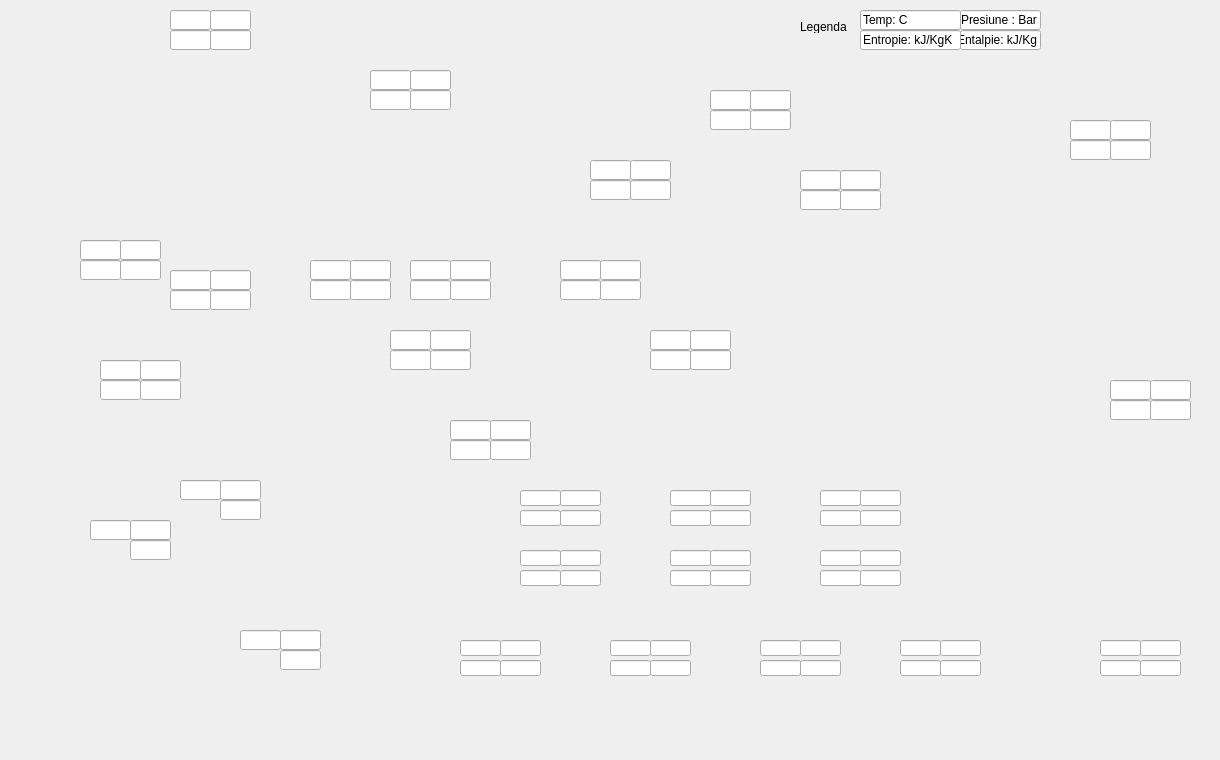
    <widget class="QWidget" name="tab_7">
     <attribute name="title">
      <string>D.A.T.</string>
     </attribute>
     <widget class="QLabel" name="label_81">
      <property name="geometry">
       <rect>
        <x>-10</x>
        <y>0</y>
        <width>1211</width>
        <height>751</height>
       </rect>
      </property>
      <property name="maximumSize">
       <size>
        <width>1261</width>
        <height>885</height>
       </size>
      </property>
      <property name="text">
       <string/>
      </property>
      <property name="pixmap">
       <pixmap>C:/Users/zabol/Desktop/Schema-4-1-Designer.1.jpg</pixmap>
      </property>
      <property name="scaledContents">
       <bool>true</bool>
      </property>
      <property name="wordWrap">
       <bool>false</bool>
      </property>
      <property name="openExternalLinks">
       <bool>false</bool>
      </property>
     </widget>
     <widget class="QLineEdit" name="lineEdit_18">
      <property name="geometry">
       <rect>
        <x>220</x>
        <y>500</y>
        <width>41</width>
        <height>20</height>
       </rect>
      </property>
     </widget>
     <widget class="QLineEdit" name="lineEdit_19">
      <property name="geometry">
       <rect>
        <x>180</x>
        <y>480</y>
        <width>41</width>
        <height>20</height>
       </rect>
      </property>
     </widget>
     <widget class="QLineEdit" name="lineEdit_21">
      <property name="geometry">
       <rect>
        <x>220</x>
        <y>480</y>
        <width>41</width>
        <height>20</height>
       </rect>
      </property>
     </widget>
     <widget class="QLineEdit" name="lineEdit_52">
      <property name="geometry">
       <rect>
        <x>1110</x>
        <y>140</y>
        <width>41</width>
        <height>20</height>
       </rect>
      </property>
     </widget>
     <widget class="QLineEdit" name="lineEdit_53">
      <property name="geometry">
       <rect>
        <x>1070</x>
        <y>140</y>
        <width>41</width>
        <height>20</height>
       </rect>
      </property>
     </widget>
     <widget class="QLineEdit" name="lineEdit_54">
      <property name="geometry">
       <rect>
        <x>1070</x>
        <y>120</y>
        <width>41</width>
        <height>20</height>
       </rect>
      </property>
     </widget>
     <widget class="QLineEdit" name="lineEdit_55">
      <property name="geometry">
       <rect>
        <x>1110</x>
        <y>120</y>
        <width>41</width>
        <height>20</height>
       </rect>
      </property>
     </widget>
     <widget class="QLineEdit" name="lineEdit_56">
      <property name="geometry">
       <rect>
        <x>840</x>
        <y>190</y>
        <width>41</width>
        <height>20</height>
       </rect>
      </property>
     </widget>
     <widget class="QLineEdit" name="lineEdit_57">
      <property name="geometry">
       <rect>
        <x>800</x>
        <y>190</y>
        <width>41</width>
        <height>20</height>
       </rect>
      </property>
     </widget>
     <widget class="QLineEdit" name="lineEdit_58">
      <property name="geometry">
       <rect>
        <x>800</x>
        <y>170</y>
        <width>41</width>
        <height>20</height>
       </rect>
      </property>
     </widget>
     <widget class="QLineEdit" name="lineEdit_59">
      <property name="geometry">
       <rect>
        <x>840</x>
        <y>170</y>
        <width>41</width>
        <height>20</height>
       </rect>
      </property>
     </widget>
     <widget class="QLineEdit" name="lineEdit_60">
      <property name="geometry">
       <rect>
        <x>1150</x>
        <y>400</y>
        <width>41</width>
        <height>20</height>
       </rect>
      </property>
     </widget>
     <widget class="QLineEdit" name="lineEdit_61">
      <property name="geometry">
       <rect>
        <x>1110</x>
        <y>400</y>
        <width>41</width>
        <height>20</height>
       </rect>
      </property>
     </widget>
     <widget class="QLineEdit" name="lineEdit_62">
      <property name="geometry">
       <rect>
        <x>1110</x>
        <y>380</y>
        <width>41</width>
        <height>20</height>
       </rect>
      </property>
     </widget>
     <widget class="QLineEdit" name="lineEdit_63">
      <property name="geometry">
       <rect>
        <x>1150</x>
        <y>380</y>
        <width>41</width>
        <height>20</height>
       </rect>
      </property>
     </widget>
     <widget class="QLineEdit" name="lineEdit_72">
      <property name="geometry">
       <rect>
        <x>750</x>
        <y>110</y>
        <width>41</width>
        <height>20</height>
       </rect>
      </property>
     </widget>
     <widget class="QLineEdit" name="lineEdit_73">
      <property name="geometry">
       <rect>
        <x>710</x>
        <y>110</y>
        <width>41</width>
        <height>20</height>
       </rect>
      </property>
     </widget>
     <widget class="QLineEdit" name="lineEdit_74">
      <property name="geometry">
       <rect>
        <x>710</x>
        <y>90</y>
        <width>41</width>
        <height>20</height>
       </rect>
      </property>
     </widget>
     <widget class="QLineEdit" name="lineEdit_75">
      <property name="geometry">
       <rect>
        <x>750</x>
        <y>90</y>
        <width>41</width>
        <height>20</height>
       </rect>
      </property>
     </widget>
     <widget class="QLineEdit" name="lineEdit_79">
      <property name="geometry">
       <rect>
        <x>690</x>
        <y>330</y>
        <width>41</width>
        <height>20</height>
       </rect>
      </property>
     </widget>
     <widget class="QLineEdit" name="lineEdit_77">
      <property name="geometry">
       <rect>
        <x>650</x>
        <y>350</y>
        <width>41</width>
        <height>20</height>
       </rect>
      </property>
     </widget>
     <widget class="QLineEdit" name="lineEdit_78">
      <property name="geometry">
       <rect>
        <x>650</x>
        <y>330</y>
        <width>41</width>
        <height>20</height>
       </rect>
      </property>
     </widget>
     <widget class="QLineEdit" name="lineEdit_76">
      <property name="geometry">
       <rect>
        <x>690</x>
        <y>350</y>
        <width>41</width>
        <height>20</height>
       </rect>
      </property>
     </widget>
     <widget class="QLineEdit" name="lineEdit_80">
      <property name="geometry">
       <rect>
        <x>630</x>
        <y>180</y>
        <width>41</width>
        <height>20</height>
       </rect>
      </property>
     </widget>
     <widget class="QLineEdit" name="lineEdit_81">
      <property name="geometry">
       <rect>
        <x>590</x>
        <y>180</y>
        <width>41</width>
        <height>20</height>
       </rect>
      </property>
     </widget>
     <widget class="QLineEdit" name="lineEdit_82">
      <property name="geometry">
       <rect>
        <x>590</x>
        <y>160</y>
        <width>41</width>
        <height>20</height>
       </rect>
      </property>
     </widget>
     <widget class="QLineEdit" name="lineEdit_83">
      <property name="geometry">
       <rect>
        <x>630</x>
        <y>160</y>
        <width>41</width>
        <height>20</height>
       </rect>
      </property>
     </widget>
     <widget class="QLineEdit" name="lineEdit_84">
      <property name="geometry">
       <rect>
        <x>600</x>
        <y>280</y>
        <width>41</width>
        <height>20</height>
       </rect>
      </property>
     </widget>
     <widget class="QLineEdit" name="lineEdit_85">
      <property name="geometry">
       <rect>
        <x>560</x>
        <y>280</y>
        <width>41</width>
        <height>20</height>
       </rect>
      </property>
     </widget>
     <widget class="QLineEdit" name="lineEdit_86">
      <property name="geometry">
       <rect>
        <x>560</x>
        <y>260</y>
        <width>41</width>
        <height>20</height>
       </rect>
      </property>
     </widget>
     <widget class="QLineEdit" name="lineEdit_87">
      <property name="geometry">
       <rect>
        <x>600</x>
        <y>260</y>
        <width>41</width>
        <height>20</height>
       </rect>
      </property>
     </widget>
     <widget class="QLineEdit" name="lineEdit_88">
      <property name="geometry">
       <rect>
        <x>120</x>
        <y>260</y>
        <width>41</width>
        <height>20</height>
       </rect>
      </property>
     </widget>
     <widget class="QLineEdit" name="lineEdit_89">
      <property name="geometry">
       <rect>
        <x>80</x>
        <y>260</y>
        <width>41</width>
        <height>20</height>
       </rect>
      </property>
     </widget>
     <widget class="QLineEdit" name="lineEdit_90">
      <property name="geometry">
       <rect>
        <x>80</x>
        <y>240</y>
        <width>41</width>
        <height>20</height>
       </rect>
      </property>
     </widget>
     <widget class="QLineEdit" name="lineEdit_91">
      <property name="geometry">
       <rect>
        <x>120</x>
        <y>240</y>
        <width>41</width>
        <height>20</height>
       </rect>
      </property>
     </widget>
     <widget class="QLineEdit" name="lineEdit_92">
      <property name="geometry">
       <rect>
        <x>450</x>
        <y>280</y>
        <width>41</width>
        <height>20</height>
       </rect>
      </property>
     </widget>
     <widget class="QLineEdit" name="lineEdit_93">
      <property name="geometry">
       <rect>
        <x>410</x>
        <y>280</y>
        <width>41</width>
        <height>20</height>
       </rect>
      </property>
     </widget>
     <widget class="QLineEdit" name="lineEdit_94">
      <property name="geometry">
       <rect>
        <x>410</x>
        <y>260</y>
        <width>41</width>
        <height>20</height>
       </rect>
      </property>
     </widget>
     <widget class="QLineEdit" name="lineEdit_95">
      <property name="geometry">
       <rect>
        <x>450</x>
        <y>260</y>
        <width>41</width>
        <height>20</height>
       </rect>
      </property>
     </widget>
     <widget class="QLineEdit" name="lineEdit_96">
      <property name="geometry">
       <rect>
        <x>350</x>
        <y>280</y>
        <width>41</width>
        <height>20</height>
       </rect>
      </property>
     </widget>
     <widget class="QLineEdit" name="lineEdit_97">
      <property name="geometry">
       <rect>
        <x>310</x>
        <y>280</y>
        <width>41</width>
        <height>20</height>
       </rect>
      </property>
     </widget>
     <widget class="QLineEdit" name="lineEdit_98">
      <property name="geometry">
       <rect>
        <x>310</x>
        <y>260</y>
        <width>41</width>
        <height>20</height>
       </rect>
      </property>
     </widget>
     <widget class="QLineEdit" name="lineEdit_99">
      <property name="geometry">
       <rect>
        <x>350</x>
        <y>260</y>
        <width>41</width>
        <height>20</height>
       </rect>
      </property>
     </widget>
     <widget class="QLineEdit" name="lineEdit_25">
      <property name="geometry">
       <rect>
        <x>280</x>
        <y>650</y>
        <width>41</width>
        <height>20</height>
       </rect>
      </property>
     </widget>
     <widget class="QLineEdit" name="lineEdit_100">
      <property name="geometry">
       <rect>
        <x>240</x>
        <y>630</y>
        <width>41</width>
        <height>20</height>
       </rect>
      </property>
     </widget>
     <widget class="QLineEdit" name="lineEdit_101">
      <property name="geometry">
       <rect>
        <x>280</x>
        <y>630</y>
        <width>41</width>
        <height>20</height>
       </rect>
      </property>
     </widget>
     <widget class="QLineEdit" name="lineEdit_22">
      <property name="geometry">
       <rect>
        <x>130</x>
        <y>520</y>
        <width>41</width>
        <height>20</height>
       </rect>
      </property>
     </widget>
     <widget class="QLineEdit" name="lineEdit_23">
      <property name="geometry">
       <rect>
        <x>130</x>
        <y>540</y>
        <width>41</width>
        <height>20</height>
       </rect>
      </property>
     </widget>
     <widget class="QLineEdit" name="lineEdit_24">
      <property name="geometry">
       <rect>
        <x>90</x>
        <y>520</y>
        <width>41</width>
        <height>20</height>
       </rect>
      </property>
     </widget>
     <widget class="QLineEdit" name="lineEdit_105">
      <property name="geometry">
       <rect>
        <x>610</x>
        <y>640</y>
        <width>41</width>
        <height>16</height>
       </rect>
      </property>
      <property name="text">
       <string/>
      </property>
     </widget>
     <widget class="QLineEdit" name="lineEdit_106">
      <property name="geometry">
       <rect>
        <x>650</x>
        <y>640</y>
        <width>41</width>
        <height>16</height>
       </rect>
      </property>
     </widget>
     <widget class="QLineEdit" name="lineEdit_107">
      <property name="geometry">
       <rect>
        <x>650</x>
        <y>660</y>
        <width>41</width>
        <height>16</height>
       </rect>
      </property>
     </widget>
     <widget class="QLineEdit" name="lineEdit_108">
      <property name="geometry">
       <rect>
        <x>610</x>
        <y>660</y>
        <width>41</width>
        <height>16</height>
       </rect>
      </property>
      <property name="font">
       <font>
        <pointsize>8</pointsize>
       </font>
      </property>
     </widget>
     <widget class="QLineEdit" name="lineEdit_109">
      <property name="geometry">
       <rect>
        <x>500</x>
        <y>640</y>
        <width>41</width>
        <height>16</height>
       </rect>
      </property>
     </widget>
     <widget class="QLineEdit" name="lineEdit_110">
      <property name="geometry">
       <rect>
        <x>460</x>
        <y>660</y>
        <width>41</width>
        <height>16</height>
       </rect>
      </property>
     </widget>
     <widget class="QLineEdit" name="lineEdit_111">
      <property name="geometry">
       <rect>
        <x>500</x>
        <y>660</y>
        <width>41</width>
        <height>16</height>
       </rect>
      </property>
     </widget>
     <widget class="QLineEdit" name="lineEdit_112">
      <property name="geometry">
       <rect>
        <x>460</x>
        <y>640</y>
        <width>41</width>
        <height>16</height>
       </rect>
      </property>
     </widget>
     <widget class="QLineEdit" name="lineEdit_113">
      <property name="geometry">
       <rect>
        <x>760</x>
        <y>660</y>
        <width>41</width>
        <height>16</height>
       </rect>
      </property>
     </widget>
     <widget class="QLineEdit" name="lineEdit_114">
      <property name="geometry">
       <rect>
        <x>760</x>
        <y>640</y>
        <width>41</width>
        <height>16</height>
       </rect>
      </property>
     </widget>
     <widget class="QLineEdit" name="lineEdit_115">
      <property name="geometry">
       <rect>
        <x>800</x>
        <y>640</y>
        <width>41</width>
        <height>16</height>
       </rect>
      </property>
     </widget>
     <widget class="QLineEdit" name="lineEdit_116">
      <property name="geometry">
       <rect>
        <x>800</x>
        <y>660</y>
        <width>41</width>
        <height>16</height>
       </rect>
      </property>
     </widget>
     <widget class="QLineEdit" name="lineEdit_117">
      <property name="geometry">
       <rect>
        <x>940</x>
        <y>640</y>
        <width>41</width>
        <height>16</height>
       </rect>
      </property>
     </widget>
     <widget class="QLineEdit" name="lineEdit_118">
      <property name="geometry">
       <rect>
        <x>900</x>
        <y>660</y>
        <width>41</width>
        <height>16</height>
       </rect>
      </property>
     </widget>
     <widget class="QLineEdit" name="lineEdit_119">
      <property name="geometry">
       <rect>
        <x>900</x>
        <y>640</y>
        <width>41</width>
        <height>16</height>
       </rect>
      </property>
     </widget>
     <widget class="QLineEdit" name="lineEdit_120">
      <property name="geometry">
       <rect>
        <x>940</x>
        <y>660</y>
        <width>41</width>
        <height>16</height>
       </rect>
      </property>
     </widget>
     <widget class="QLineEdit" name="lineEdit_121">
      <property name="geometry">
       <rect>
        <x>1140</x>
        <y>640</y>
        <width>41</width>
        <height>16</height>
       </rect>
      </property>
     </widget>
     <widget class="QLineEdit" name="lineEdit_122">
      <property name="geometry">
       <rect>
        <x>1100</x>
        <y>640</y>
        <width>41</width>
        <height>16</height>
       </rect>
      </property>
     </widget>
     <widget class="QLineEdit" name="lineEdit_123">
      <property name="geometry">
       <rect>
        <x>1140</x>
        <y>660</y>
        <width>41</width>
        <height>16</height>
       </rect>
      </property>
     </widget>
     <widget class="QLineEdit" name="lineEdit_124">
      <property name="geometry">
       <rect>
        <x>1100</x>
        <y>660</y>
        <width>41</width>
        <height>16</height>
       </rect>
      </property>
     </widget>
     <widget class="QLineEdit" name="lineEdit_125">
      <property name="geometry">
       <rect>
        <x>670</x>
        <y>550</y>
        <width>41</width>
        <height>16</height>
       </rect>
      </property>
     </widget>
     <widget class="QLineEdit" name="lineEdit_126">
      <property name="geometry">
       <rect>
        <x>710</x>
        <y>550</y>
        <width>41</width>
        <height>16</height>
       </rect>
      </property>
     </widget>
     <widget class="QLineEdit" name="lineEdit_127">
      <property name="geometry">
       <rect>
        <x>670</x>
        <y>570</y>
        <width>41</width>
        <height>16</height>
       </rect>
      </property>
     </widget>
     <widget class="QLineEdit" name="lineEdit_128">
      <property name="geometry">
       <rect>
        <x>710</x>
        <y>570</y>
        <width>41</width>
        <height>16</height>
       </rect>
      </property>
     </widget>
     <widget class="QLineEdit" name="lineEdit_129">
      <property name="geometry">
       <rect>
        <x>860</x>
        <y>550</y>
        <width>41</width>
        <height>16</height>
       </rect>
      </property>
     </widget>
     <widget class="QLineEdit" name="lineEdit_130">
      <property name="geometry">
       <rect>
        <x>820</x>
        <y>550</y>
        <width>41</width>
        <height>16</height>
       </rect>
      </property>
     </widget>
     <widget class="QLineEdit" name="lineEdit_131">
      <property name="geometry">
       <rect>
        <x>820</x>
        <y>570</y>
        <width>41</width>
        <height>16</height>
       </rect>
      </property>
     </widget>
     <widget class="QLineEdit" name="lineEdit_132">
      <property name="geometry">
       <rect>
        <x>860</x>
        <y>570</y>
        <width>41</width>
        <height>16</height>
       </rect>
      </property>
     </widget>
     <widget class="QLineEdit" name="lineEdit_133">
      <property name="geometry">
       <rect>
        <x>820</x>
        <y>510</y>
        <width>41</width>
        <height>16</height>
       </rect>
      </property>
     </widget>
     <widget class="QLineEdit" name="lineEdit_134">
      <property name="geometry">
       <rect>
        <x>820</x>
        <y>490</y>
        <width>41</width>
        <height>16</height>
       </rect>
      </property>
     </widget>
     <widget class="QLineEdit" name="lineEdit_135">
      <property name="geometry">
       <rect>
        <x>860</x>
        <y>490</y>
        <width>41</width>
        <height>16</height>
       </rect>
      </property>
     </widget>
     <widget class="QLineEdit" name="lineEdit_136">
      <property name="geometry">
       <rect>
        <x>860</x>
        <y>510</y>
        <width>41</width>
        <height>16</height>
       </rect>
      </property>
     </widget>
     <widget class="QLineEdit" name="lineEdit_137">
      <property name="geometry">
       <rect>
        <x>520</x>
        <y>550</y>
        <width>41</width>
        <height>16</height>
       </rect>
      </property>
     </widget>
     <widget class="QLineEdit" name="lineEdit_138">
      <property name="geometry">
       <rect>
        <x>520</x>
        <y>570</y>
        <width>41</width>
        <height>16</height>
       </rect>
      </property>
     </widget>
     <widget class="QLineEdit" name="lineEdit_139">
      <property name="geometry">
       <rect>
        <x>560</x>
        <y>550</y>
        <width>41</width>
        <height>16</height>
       </rect>
      </property>
     </widget>
     <widget class="QLineEdit" name="lineEdit_140">
      <property name="geometry">
       <rect>
        <x>560</x>
        <y>570</y>
        <width>41</width>
        <height>16</height>
       </rect>
      </property>
     </widget>
     <widget class="QLineEdit" name="lineEdit_141">
      <property name="geometry">
       <rect>
        <x>210</x>
        <y>290</y>
        <width>41</width>
        <height>20</height>
       </rect>
      </property>
     </widget>
     <widget class="QLineEdit" name="lineEdit_142">
      <property name="geometry">
       <rect>
        <x>210</x>
        <y>270</y>
        <width>41</width>
        <height>20</height>
       </rect>
      </property>
     </widget>
     <widget class="QLineEdit" name="lineEdit_143">
      <property name="geometry">
       <rect>
        <x>170</x>
        <y>270</y>
        <width>41</width>
        <height>20</height>
       </rect>
      </property>
     </widget>
     <widget class="QLineEdit" name="lineEdit_144">
      <property name="geometry">
       <rect>
        <x>170</x>
        <y>290</y>
        <width>41</width>
        <height>20</height>
       </rect>
      </property>
     </widget>
     <widget class="QLineEdit" name="lineEdit_145">
      <property name="geometry">
       <rect>
        <x>670</x>
        <y>490</y>
        <width>41</width>
        <height>16</height>
       </rect>
      </property>
     </widget>
     <widget class="QLineEdit" name="lineEdit_146">
      <property name="geometry">
       <rect>
        <x>710</x>
        <y>510</y>
        <width>41</width>
        <height>16</height>
       </rect>
      </property>
     </widget>
     <widget class="QLineEdit" name="lineEdit_147">
      <property name="geometry">
       <rect>
        <x>710</x>
        <y>490</y>
        <width>41</width>
        <height>16</height>
       </rect>
      </property>
     </widget>
     <widget class="QLineEdit" name="lineEdit_148">
      <property name="geometry">
       <rect>
        <x>670</x>
        <y>510</y>
        <width>41</width>
        <height>16</height>
       </rect>
      </property>
     </widget>
     <widget class="QLineEdit" name="lineEdit_149">
      <property name="geometry">
       <rect>
        <x>520</x>
        <y>490</y>
        <width>41</width>
        <height>16</height>
       </rect>
      </property>
     </widget>
     <widget class="QLineEdit" name="lineEdit_150">
      <property name="geometry">
       <rect>
        <x>560</x>
        <y>510</y>
        <width>41</width>
        <height>16</height>
       </rect>
      </property>
     </widget>
     <widget class="QLineEdit" name="lineEdit_151">
      <property name="geometry">
       <rect>
        <x>560</x>
        <y>490</y>
        <width>41</width>
        <height>16</height>
       </rect>
      </property>
     </widget>
     <widget class="QLineEdit" name="lineEdit_152">
      <property name="geometry">
       <rect>
        <x>520</x>
        <y>510</y>
        <width>41</width>
        <height>16</height>
       </rect>
      </property>
     </widget>
     <widget class="QLineEdit" name="lineEdit_102">
      <property name="geometry">
       <rect>
        <x>410</x>
        <y>90</y>
        <width>41</width>
        <height>20</height>
       </rect>
      </property>
     </widget>
     <widget class="QLineEdit" name="lineEdit_103">
      <property name="geometry">
       <rect>
        <x>410</x>
        <y>70</y>
        <width>41</width>
        <height>20</height>
       </rect>
      </property>
     </widget>
     <widget class="QLineEdit" name="lineEdit_104">
      <property name="geometry">
       <rect>
        <x>370</x>
        <y>70</y>
        <width>41</width>
        <height>20</height>
       </rect>
      </property>
     </widget>
     <widget class="QLineEdit" name="lineEdit_153">
      <property name="geometry">
       <rect>
        <x>370</x>
        <y>90</y>
        <width>41</width>
        <height>20</height>
       </rect>
      </property>
     </widget>
     <widget class="QLineEdit" name="lineEdit_158">
      <property name="geometry">
       <rect>
        <x>390</x>
        <y>330</y>
        <width>41</width>
        <height>20</height>
       </rect>
      </property>
     </widget>
     <widget class="QLineEdit" name="lineEdit_159">
      <property name="geometry">
       <rect>
        <x>390</x>
        <y>350</y>
        <width>41</width>
        <height>20</height>
       </rect>
      </property>
     </widget>
     <widget class="QLineEdit" name="lineEdit_160">
      <property name="geometry">
       <rect>
        <x>430</x>
        <y>330</y>
        <width>41</width>
        <height>20</height>
       </rect>
      </property>
     </widget>
     <widget class="QLineEdit" name="lineEdit_161">
      <property name="geometry">
       <rect>
        <x>430</x>
        <y>350</y>
        <width>41</width>
        <height>20</height>
       </rect>
      </property>
     </widget>
     <widget class="QLineEdit" name="lineEdit_162">
      <property name="geometry">
       <rect>
        <x>100</x>
        <y>380</y>
        <width>41</width>
        <height>20</height>
       </rect>
      </property>
     </widget>
     <widget class="QLineEdit" name="lineEdit_163">
      <property name="geometry">
       <rect>
        <x>140</x>
        <y>380</y>
        <width>41</width>
        <height>20</height>
       </rect>
      </property>
     </widget>
     <widget class="QLineEdit" name="lineEdit_164">
      <property name="geometry">
       <rect>
        <x>140</x>
        <y>360</y>
        <width>41</width>
        <height>20</height>
       </rect>
      </property>
     </widget>
     <widget class="QLineEdit" name="lineEdit_165">
      <property name="geometry">
       <rect>
        <x>100</x>
        <y>360</y>
        <width>41</width>
        <height>20</height>
       </rect>
      </property>
     </widget>
     <widget class="QLineEdit" name="lineEdit_154">
      <property name="geometry">
       <rect>
        <x>210</x>
        <y>10</y>
        <width>41</width>
        <height>20</height>
       </rect>
      </property>
     </widget>
     <widget class="QLineEdit" name="lineEdit_155">
      <property name="geometry">
       <rect>
        <x>170</x>
        <y>30</y>
        <width>41</width>
        <height>20</height>
       </rect>
      </property>
     </widget>
     <widget class="QLineEdit" name="lineEdit_156">
      <property name="geometry">
       <rect>
        <x>210</x>
        <y>30</y>
        <width>41</width>
        <height>20</height>
       </rect>
      </property>
     </widget>
     <widget class="QLineEdit" name="lineEdit_157">
      <property name="geometry">
       <rect>
        <x>170</x>
        <y>10</y>
        <width>41</width>
        <height>20</height>
       </rect>
      </property>
     </widget>
     <widget class="QLineEdit" name="lineEdit_264">
      <property name="geometry">
       <rect>
        <x>450</x>
        <y>440</y>
        <width>41</width>
        <height>20</height>
       </rect>
      </property>
     </widget>
     <widget class="QLineEdit" name="lineEdit_265">
      <property name="geometry">
       <rect>
        <x>490</x>
        <y>440</y>
        <width>41</width>
        <height>20</height>
       </rect>
      </property>
     </widget>
     <widget class="QLineEdit" name="lineEdit_266">
      <property name="geometry">
       <rect>
        <x>450</x>
        <y>420</y>
        <width>41</width>
        <height>20</height>
       </rect>
      </property>
     </widget>
     <widget class="QLineEdit" name="lineEdit_267">
      <property name="geometry">
       <rect>
        <x>490</x>
        <y>420</y>
        <width>41</width>
        <height>20</height>
       </rect>
      </property>
     </widget>
     <widget class="QLineEdit" name="lineEdit_268">
      <property name="geometry">
       <rect>
        <x>860</x>
        <y>30</y>
        <width>101</width>
        <height>20</height>
       </rect>
      </property>
      <property name="text">
       <string>Entropie: kJ/KgK</string>
      </property>
     </widget>
     <widget class="QLineEdit" name="lineEdit_269">
      <property name="geometry">
       <rect>
        <x>860</x>
        <y>10</y>
        <width>101</width>
        <height>20</height>
       </rect>
      </property>
      <property name="text">
       <string>Temp: C</string>
      </property>
     </widget>
     <widget class="QLineEdit" name="lineEdit_270">
      <property name="geometry">
       <rect>
        <x>960</x>
        <y>10</y>
        <width>81</width>
        <height>20</height>
       </rect>
      </property>
      <property name="text">
       <string>Presiune : Bar</string>
      </property>
     </widget>
     <widget class="QLineEdit" name="lineEdit_271">
      <property name="geometry">
       <rect>
        <x>960</x>
        <y>30</y>
        <width>81</width>
        <height>20</height>
       </rect>
      </property>
      <property name="text">
       <string>Entalpie: kJ/Kg</string>
      </property>
     </widget>
     <widget class="QLabel" name="label_88">
      <property name="geometry">
       <rect>
        <x>800</x>
        <y>20</y>
        <width>47</width>
        <height>13</height>
       </rect>
      </property>
      <property name="text">
       <string>Legenda</string>
      </property>
     </widget>
    </widget>
